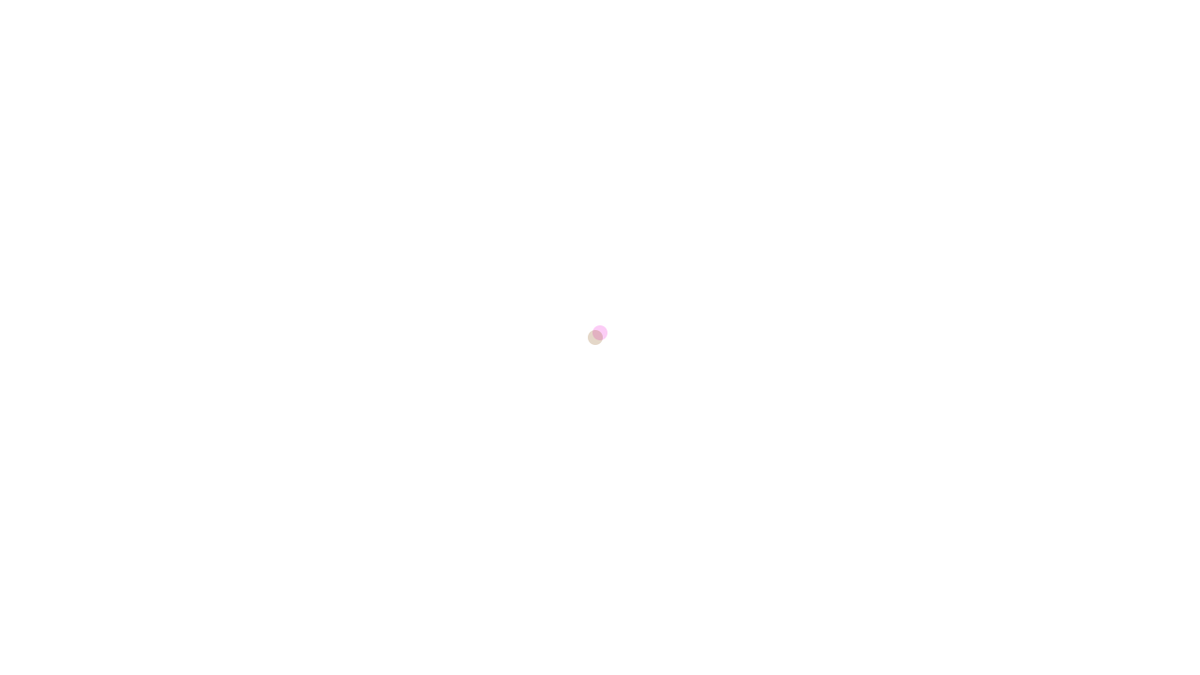
Frame 1 (no input)
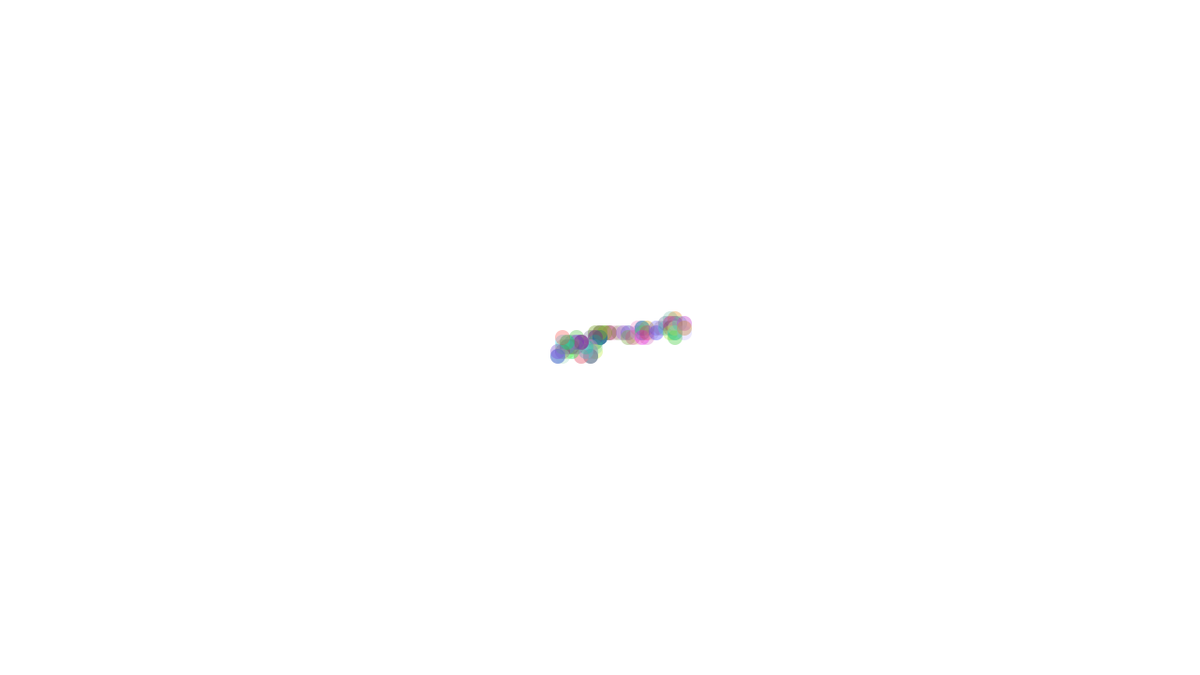
Frame 60 (the mouse pressed at the canvas centre just before this capture)
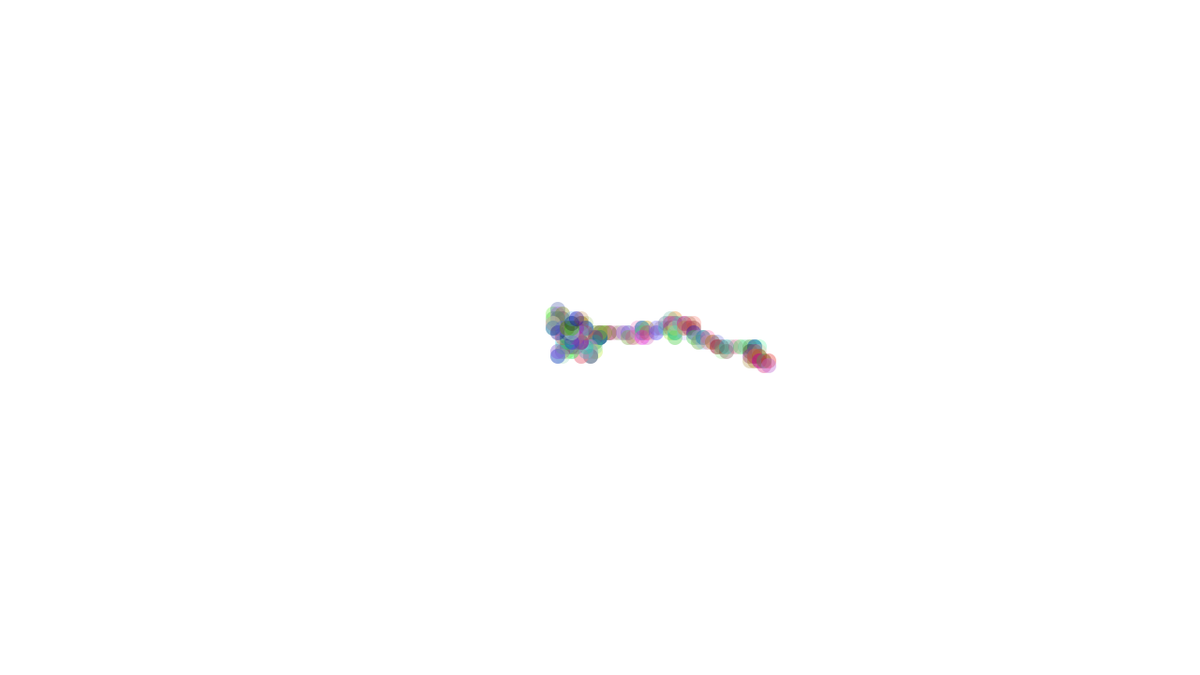
Frame 120 (the mouse held since frame 60 and released just before this capture)

The Processing sketch that drew these frames (run headless with seeded random() and noise(); from frame 60 on, the mouse is pressed at the canvas centre):

// Processing sketch: Module_2
// ── Module_2.pde
Walker w1;
Walker w2;

void setup() {
  size(1280, 720);
  background(255);
  w1 = new Walker();
  w2 = new Walker();
}

void draw() {
  w1.randomWalk();
  w1.render();
  
  w2.randomWalkBiased();
  w2.render();
}

class Walker {
  float x, y;

  Walker() {
    x = width / 2;
    y = height / 2;
  }

  void render() {
    // Random color and alpha 
    float r = random(255);
    float g = random(255);
    float b = random(255);
    float a = random(50, 100);
    
    fill(r, g, b, a);
    noStroke();
    circle(x, y, 16);
  }

  // 1. 8-directional movement
  void randomWalk() {
    int xStep = int(random(3)) - 1; // Results in -1, 0, or 1
    int yStep = int(random(3)) - 1; // Results in -1, 0, or 1
    
    x += xStep * 5;
    y += yStep * 5;
  }

  // 2. Biased movement (40% right, 20% left, 20% up, 20% down)
  void randomWalkBiased() {
    float r = random(1);

    if (r < 0.4) {
      x += 5;        // 40% Right
    } else if (r < 0.6) {
      x -= 5;        // 20% Left
    } else if (r < 0.8) {
      y -= 5;        // 20% Up
    } else {
      y += 5;        // 20% Down
    }
  }
}
